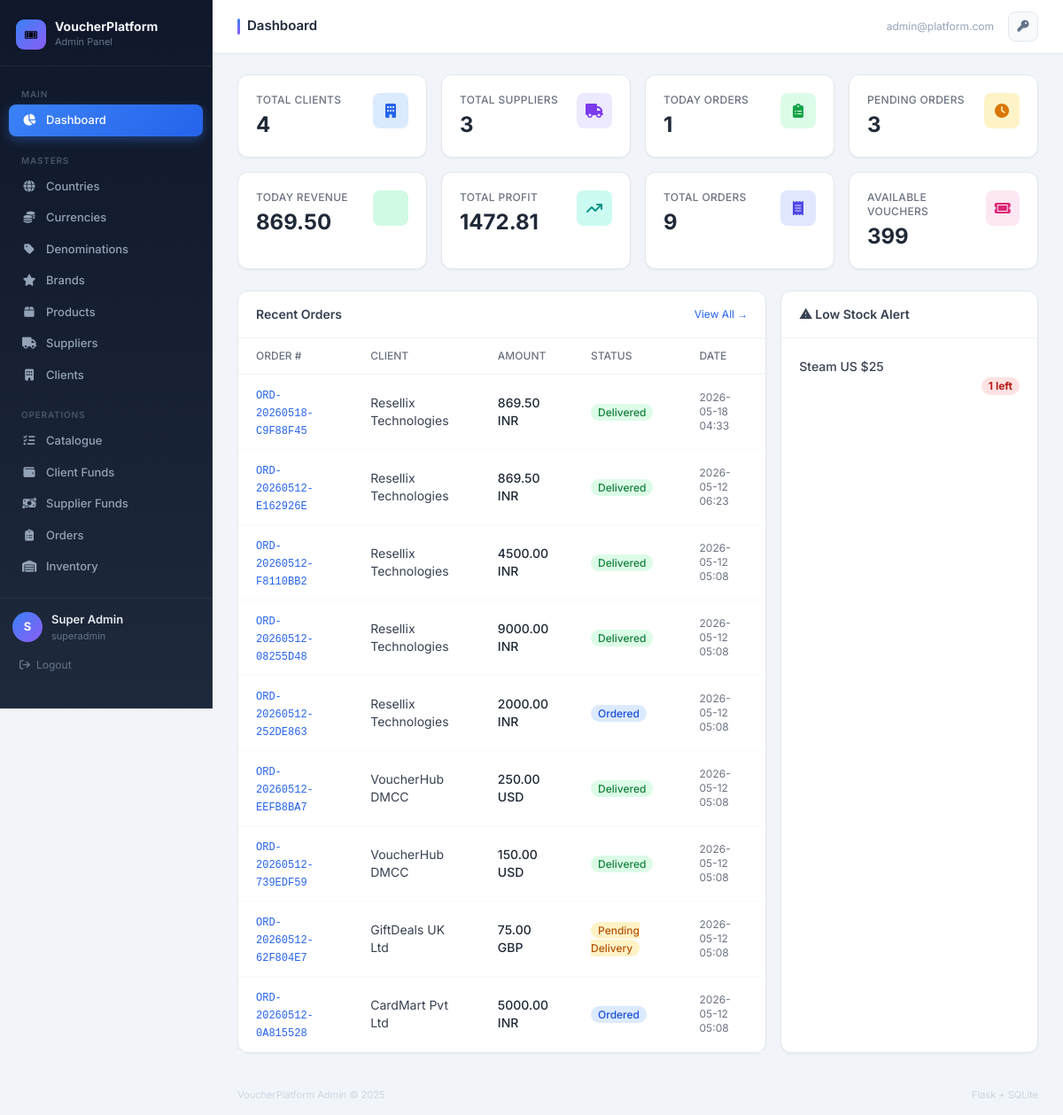
The page /admin/dashboard (signed in) on the database its author committed.
### tables this page shows
CREATE TABLE orders (
    id INTEGER PRIMARY KEY AUTOINCREMENT,
    order_number TEXT NOT NULL UNIQUE,
    client_id INTEGER NOT NULL,
    currency_id INTEGER NOT NULL,
    order_type TEXT NOT NULL CHECK(order_type IN ('api','manual','preorder')),
    status TEXT NOT NULL DEFAULT 'ordered' CHECK(status IN ('ordered','pending_delivery','delivered','failed','cancelled')),
    total_amount REAL NOT NULL,
    total_usd REAL,
    fx_rate_used REAL,
    fx_buffer_pct REAL,
    invoice_number TEXT,
    remarks TEXT,
    cancelled_by INTEGER,
    cancelled_at DATETIME,
    cancellation_reason TEXT,
    created_by INTEGER NOT NULL,
    created_at DATETIME DEFAULT CURRENT_TIMESTAMP,
    updated_at DATETIME DEFAULT CURRENT_TIMESTAMP,
    FOREIGN KEY (client_id) REFERENCES clients(id),
    FOREIGN KEY (currency_id) REFERENCES currencies(id),
    FOREIGN KEY (created_by) REFERENCES users(id)
);

CREATE TABLE clients (
    id INTEGER PRIMARY KEY AUTOINCREMENT,
    name TEXT NOT NULL UNIQUE,
    client_code TEXT NOT NULL UNIQUE,
    country_id INTEGER,
    address TEXT,
    email TEXT,
    phone TEXT,
    default_currency_id INTEGER,
    fx_buffer_pct REAL DEFAULT 1.0,
    credit_limit REAL DEFAULT 0,
    credit_enabled INTEGER DEFAULT 0,
    login_enabled INTEGER DEFAULT 0,
    is_active INTEGER DEFAULT 1,
    created_at DATETIME DEFAULT CURRENT_TIMESTAMP,
    updated_at DATETIME DEFAULT CURRENT_TIMESTAMP,
    FOREIGN KEY (country_id) REFERENCES countries(id),
    FOREIGN KEY (default_currency_id) REFERENCES currencies(id)
);

CREATE TABLE currencies (
    id INTEGER PRIMARY KEY AUTOINCREMENT,
    name TEXT NOT NULL,
    code TEXT NOT NULL UNIQUE,
    symbol TEXT NOT NULL,
    is_active INTEGER DEFAULT 1,
    created_at DATETIME DEFAULT CURRENT_TIMESTAMP,
    updated_at DATETIME DEFAULT CURRENT_TIMESTAMP
);

CREATE TABLE products (
    id INTEGER PRIMARY KEY AUTOINCREMENT,
    name TEXT NOT NULL UNIQUE,
    product_code TEXT NOT NULL UNIQUE,
    brand_id INTEGER NOT NULL,
    country_id INTEGER NOT NULL,
    currency_id INTEGER NOT NULL,
    denomination_id INTEGER NOT NULL,
    validity_days INTEGER,
    is_active INTEGER DEFAULT 1,
    created_at DATETIME DEFAULT CURRENT_TIMESTAMP,
    updated_at DATETIME DEFAULT CURRENT_TIMESTAMP,
    FOREIGN KEY (brand_id) REFERENCES brands(id),
    FOREIGN KEY (country_id) REFERENCES countries(id),
    FOREIGN KEY (currency_id) REFERENCES currencies(id),
    FOREIGN KEY (denomination_id) REFERENCES denominations(id)
);

### routes/admin.py (the view)
@admin_bp.route("/dashboard")
@login_required
@role_required("superadmin", "internal")
def dashboard():
    stats = {
        "total_clients": query_db("SELECT COUNT(*) as c FROM clients WHERE is_active=1", one=True)["c"],
        "total_suppliers": query_db("SELECT COUNT(*) as c FROM suppliers WHERE is_active=1", one=True)["c"],
        "total_orders": query_db("SELECT COUNT(*) as c FROM orders", one=True)["c"],
        "pending_orders": query_db("SELECT COUNT(*) as c FROM orders WHERE status='ordered' OR status='pending_delivery'", one=True)["c"],
        "today_orders": query_db("SELECT COUNT(*) as c FROM orders WHERE DATE(created_at)=DATE('now')", one=True)["c"],
        "today_revenue": query_db("SELECT SUM(total_amount) as s FROM orders WHERE DATE(created_at)=DATE('now') AND status!='cancelled'", one=True)["s"] or 0,
        "available_vouchers": query_db("SELECT COUNT(*) as c FROM voucher_codes WHERE status='available'", one=True)["c"],
        "total_profit": query_db("SELECT SUM(profit) as s FROM order_items WHERE status='delivered'", one=True)["s"] or 0,
    }
    recent_orders = query_db("""
        SELECT o.*, c.name as client_name, cu.code as currency_code
        FROM orders o JOIN clients c ON c.id=o.client_id JOIN currencies cu ON cu.id=o.currency_id
        ORDER BY o.created_at DESC LIMIT 10
    """)
    low_stock = query_db("""
        SELECT p.name, d.label, COUNT(*) as stock_count
        FROM voucher_codes vc
        JOIN products p ON p.id=vc.product_id
        JOIN denominations d ON d.id=vc.denomination_id
        WHERE vc.status='available'
        GROUP BY vc.product_id, vc.denomination_id
        HAVING stock_count < 10
        ORDER BY stock_count ASC LIMIT 10
    """)
    return render_template("admin/dashboard.html", stats=stats, recent_orders=recent_orders, low_stock=low_stock)

### templates/admin/dashboard.html (shortened to what this page needs)
{% extends "base_admin.html" %}
{% block page_title %}Dashboard{% endblock %}
{% block content %}
<div class="grid grid-cols-2 lg:grid-cols-4 gap-4 mb-6">
  {% for label, value, icon, color in cards %}
  <div class="bg-white rounded-xl border border-gray-200 p-5 shadow-sm">
    <div class="flex items-start justify-between">
      <div>
        <p class="text-gray-500 text-xs font-medium uppercase tracking-wide">{{ label }}</p>
        <p class="text-2xl font-bold text-gray-800 mt-1">{{ value }}</p>
      </div>
      <div class="w-10 h-10 rounded-lg bg-{{ color }}-100 flex items-center justify-center">
        <i class="fa {{ icon }} text-{{ color }}-600"></i>
      </div>
    </div>
  </div>
  {% endfor %}
</div>
<div class="grid grid-cols-1 lg:grid-cols-3 gap-4">
  <div class="lg:col-span-2 bg-white rounded-xl border border-gray-200 shadow-sm">
    <div class="px-5 py-4 border-b border-gray-100 flex items-center justify-between">
      <h3 class="font-semibold text-gray-700 text-sm">Recent Orders</h3>
      <a href="{{ url_for('orders_admin.orders_list') }}" class="text-blue-600 text-xs hover:underline">View All →</a>
    </div>
    <div class="overflow-x-auto">
      <table class="w-full text-sm">
        <thead>
          <tr class="border-b border-gray-100">
            <th class="px-5 py-3 text-left text-xs font-medium text-gray-500 uppercase">Order #</th>
            <th class="px-5 py-3 text-left text-xs font-medium text-gray-500 uppercase">Client</th>
            <th class="px-5 py-3 text-left text-xs font-medium text-gray-500 uppercase">Amount</th>
            <th class="px-5 py-3 text-left text-xs font-medium text-gray-500 uppercase">Status</th>
            <th class="px-5 py-3 text-left text-xs font-medium text-gray-500 uppercase">Date</th>
          </tr>
        </thead>
        <tbody>
          {% for o in recent_orders %}
          <tr class="border-b border-gray-50 hover:bg-gray-50 transition-colors">
            <td class="px-5 py-3">
              <a href="{{ url_for('orders_admin.order_detail', order_id=o.id) }}" class="text-blue-600 hover:underline font-mono text-xs">{{ o.order_number }}</a>
            </td>
            <td class="px-5 py-3 text-gray-700">{{ o.client_name }}</td>
            <td class="px-5 py-3 font-medium text-gray-800">{{ "%.2f"|format(o.total_amount) }} {{ o.currency_code }}</td>
            <td class="px-5 py-3">
              <span class="px-2 py-0.5 rounded-full text-xs font-medium
                {% if o.status=='delivered' %}bg-green-100 text-green-700
                {% elif o.status=='cancelled' %}bg-red-100 text-red-700
                {% elif o.status=='ordered' %}bg-blue-100 text-blue-700
                {% else %}bg-amber-100 text-amber-700{% endif %}">
                {{ o.status|replace('_',' ')|title }}
              </span>
            </td>
            <td class="px-5 py-3 text-gray-500 text-xs">{{ o.created_at[:16] }}</td>
          </tr>
          {% else %}
          <tr><td colspan="5" class="px-5 py-8 text-center text-gray-400 text-sm">No orders yet.</td></tr>
          {% endfor %}
        </tbody>
      </table>
    </div>
  </div>
  <div class="bg-white rounded-xl border border-gray-200 shadow-sm">
    <div class="px-5 py-4 border-b border-gray-100">
      <h3 class="font-semibold text-gray-700 text-sm">⚠ Low Stock Alert</h3>
    </div>
    <div class="px-5 py-3 divide-y divide-gray-50">
      {% for item in low_stock %}
      <div class="py-2.5">
        <p class="text-gray-700 text-sm font-medium truncate">{{ item.name }}</p>
        <div class="flex items-center justify-between mt-0.5">
          <span class="bg-red-100 text-red-700 text-xs font-bold px-2 py-0.5 rounded-full">{{ item.stock_count }} left</span>
        </div>
      </div>
      {% else %}
      <p class="py-4 text-gray-400 text-sm text-center">All stock levels are healthy ✓</p>
      {% endfor %}
    </div>
  </div>
</div>
{% endblock %}

### templates/base_admin.html (shortened to what this page needs)
<!DOCTYPE html>
<html lang="en">
<head>
  <script src="https://cdn.tailwindcss.com"></script>
  <link rel="stylesheet" href="https://cdnjs.cloudflare.com/ajax/libs/font-awesome/6.5.0/css/all.min.css"/>
</head>
<body style="background:#f1f5f9; min-height:100vh;">
<div style="display:flex; min-height:100vh;">
  <aside style="width:240px; background:linear-gradient(180deg,#0f172a 0%,#1e293b 100%); min-height:100vh; position:fixed; top:0; left:0; z-index:30; display:flex; flex-direction:column; border-right:1px solid rgba(255,255,255,.06);">
    <div style="padding:22px 18px 18px; border-bottom:1px solid rgba(255,255,255,.06);">
      <div style="display:flex; align-items:center; gap:10px;">
        <div style="width:34px; height:34px; background:linear-gradient(135deg,#3b82f6,#8b5cf6); border-radius:9px; display:flex; align-items:center; justify-content:center; font-size:16px; flex-shrink:0;">🎟</div>
        <div>
          <p style="color:#f1f5f9; font-weight:700; font-size:14px; line-height:1.2;">VoucherPlatform</p>
          <p style="color:#64748b; font-size:11px;">Admin Panel</p>
        </div>
      </div>
    </div>
    <nav style="padding:10px 10px; overflow-y:scroll !important; height: 75vh;">
      <p class="nav-section">Main</p>
      <a href="{{ url_for('admin.dashboard') }}" class="nav-item {% if request.endpoint=='admin.dashboard' %}active{% endif %}">
        <i class="fa fa-chart-pie icon"></i> Dashboard
      </a>
      <p class="nav-section" style="margin-top:6px;">Masters</p>
      <a href="{{ url_for('masters.countries') }}" class="nav-item {% if 'countries' in request.endpoint %}active{% endif %}">
        <i class="fa fa-globe icon"></i> Countries
      </a>
      <a href="{{ url_for('masters.currencies') }}" class="nav-item {% if 'currencies' in request.endpoint %}active{% endif %}">
        <i class="fa fa-coins icon"></i> Currencies
      </a>
      <a href="{{ url_for('masters.denominations') }}" class="nav-item {% if 'denominations' in request.endpoint %}active{% endif %}">
        <i class="fa fa-tag icon"></i> Denominations
      </a>
      <a href="{{ url_for('masters.brands') }}" class="nav-item {% if 'brands' in request.endpoint %}active{% endif %}">
        <i class="fa fa-star icon"></i> Brands
      </a>
      <a href="{{ url_for('masters.products') }}" class="nav-item {% if 'products' in request.endpoint %}active{% endif %}">
        <i class="fa fa-box icon"></i> Products
      </a>
      <a href="{{ url_for('masters.suppliers') }}" class="nav-item {% if 'suppliers' in request.endpoint %}active{% endif %}">
        <i class="fa fa-truck icon"></i> Suppliers
      </a>
      <a href="{{ url_for('masters.clients') }}" class="nav-item {% if 'clients' in request.endpoint %}active{% endif %}">
        <i class="fa fa-building icon"></i> Clients
      </a>
      <p class="nav-section" style="margin-top:6px;">Operations</p>
      <a href="{{ url_for('catalogue.catalogue_list') }}" class="nav-item {% if 'catalogue' in request.endpoint %}active{% endif %}">
        <i class="fa fa-list-check icon"></i> Catalogue
      </a>
      <a href="{{ url_for('funds.client_funds') }}" class="nav-item {% if request.endpoint=='funds.client_funds' %}active{% endif %}">
        <i class="fa fa-wallet icon"></i> Client Funds
      </a>
      <a href="{{ url_for('funds.supplier_funds') }}" class="nav-item {% if request.endpoint=='funds.supplier_funds' %}active{% endif %}">
        <i class="fa fa-money-bill-transfer icon"></i> Supplier Funds
      </a>
      <a href="{{ url_for('orders_admin.orders_list') }}" class="nav-item {% if 'orders' in request.endpoint %}active{% endif %}">
        <i class="fa fa-clipboard-list icon"></i> Orders
      </a>
      <a href="{{ url_for('inventory.inventory_list') }}" class="nav-item {% if 'inventory' in request.endpoint %}active{% endif %}">
        <i class="fa fa-warehouse icon"></i> Inventory
      </a>
      <p class="nav-section" style="margin-top:6px;">Analytics</p>
    </nav>
    <div style="padding:14px 14px; border-top:1px solid rgba(255,255,255,.06);">
      <div style="display:flex; align-items:center; gap:10px; margin-bottom:10px;">
        <div style="width:34px; height:34px; background:linear-gradient(135deg,#3b82f6,#8b5cf6); border-radius:50%; display:flex; align-items:center; justify-content:center; color:#fff; font-size:13px; font-weight:700; flex-shrink:0;">
          {{ (session.user_name or 'A')[0]|upper }}
        </div>
        <div style="min-width:0;">
          <p style="color:#e2e8f0; font-size:13px; font-weight:600; white-space:nowrap; overflow:hidden; text-overflow:ellipsis;">{{ session.user_name }}</p>
          <p style="color:#64748b; font-size:11px;">{{ session.user_type }}</p>
        </div>
      </div>
      <a href="{{ url_for('auth.logout') }}"
         style="display:flex; align-items:center; gap:7px; color:#64748b; font-size:12px; text-decoration:none; padding:6px 8px; border-radius:7px; transition:all .15s;"
         onmouseover="this.style.background='rgba(239,68,68,.12)'; this.style.color='#ef4444';"
         onmouseout="this.style.background='transparent'; this.style.color='#64748b';">
        <i class="fa fa-arrow-right-from-bracket"></i> Logout
      </a>
    </div>
  </aside>
  <div style="margin-left:240px; flex:1; display:flex; flex-direction:column; min-height:100vh;">
    <header style="background:#fff; border-bottom:1px solid #f1f5f9; padding:0 28px; height:60px; display:flex; align-items:center; justify-content:space-between; position:sticky; top:0; z-index:20; box-shadow:0 1px 4px rgba(0,0,0,.04);">
      <div style="display:flex; align-items:center; gap:8px;">
        <div style="width:3px; height:18px; background:linear-gradient(to bottom,#3b82f6,#8b5cf6); border-radius:2px;"></div>
        <h2 style="font-size:15px; font-weight:600; color:#1e293b;">{% block page_title %}{% endblock %}</h2>
      </div>
      <div style="display:flex; align-items:center; gap:16px;">
        <span style="font-size:12px; color:#94a3b8;">{{ session.user_email }}</span>
        <a href="{{ url_for('auth.change_password') }}"
           style="width:34px; height:34px; background:#f8fafc; border:1px solid #e2e8f0; border-radius:9px; display:flex; align-items:center; justify-content:center; color:#64748b; text-decoration:none; transition:all .15s;"
           title="Change Password"
           onmouseover="this.style.background='#eff6ff'; this.style.color='#3b82f6';"
           onmouseout="this.style.background='#f8fafc'; this.style.color='#64748b';">
          <i class="fa fa-key" style="font-size:13px;"></i>
        </a>
      </div>
    </header>
    <main style="flex:1; padding:24px 28px;">
      {% block content %}{% endblock %}
    </main>
    <footer style="padding:14px 28px; border-top:1px solid #f1f5f9; display:flex; align-items:center; justify-content:space-between;">
      <span style="font-size:11px; color:#cbd5e1;">VoucherPlatform Admin © 2025</span>
      <span style="font-size:11px; color:#cbd5e1;">Flask + SQLite</span>
    </footer>
  </div>
</div>
</body>
</html>

### rows shown on the page
orders: order_number "ORD-20260518-C9F88F45", client_name "Resellix Technologies", total_amount "869.50", currency_code "INR", status "Delivered", created_at "2026-05-18 04:33"
orders: order_number "ORD-20260512-E162926E", client_name "Resellix Technologies", total_amount "869.50", currency_code "INR", status "Delivered", created_at "2026-05-12 06:23"
orders: order_number "ORD-20260512-F8110BB2", client_name "Resellix Technologies", total_amount "4500.00", currency_code "INR", status "Delivered", created_at "2026-05-12 05:08"
orders: order_number "ORD-20260512-08255D48", client_name "Resellix Technologies", total_amount "9000.00", currency_code "INR", status "Delivered", created_at "2026-05-12 05:08"
orders: order_number "ORD-20260512-252DE863", client_name "Resellix Technologies", total_amount "2000.00", currency_code "INR", status "Ordered", created_at "2026-05-12 05:08"
orders: order_number "ORD-20260512-EEFB8BA7", client_name "VoucherHub DMCC", total_amount "250.00", currency_code "USD", status "Delivered", created_at "2026-05-12 05:08"
orders: order_number "ORD-20260512-739EDF59", client_name "VoucherHub DMCC", total_amount "150.00", currency_code "USD", status "Delivered", created_at "2026-05-12 05:08"
orders: order_number "ORD-20260512-62F804E7", client_name "GiftDeals UK Ltd", total_amount "75.00", currency_code "GBP", status "Pending Delivery", created_at "2026-05-12 05:08"
orders: order_number "ORD-20260512-0A815528", client_name "CardMart Pvt Ltd", total_amount "5000.00", currency_code "INR", status "Ordered", created_at "2026-05-12 05:08"
products: name "Steam US $25", stock_count "1"

### other values the page prints
{{ (session.user_name or 'A')[0]|upper }} "S"
{{ session.user_name }} "Super Admin"
{{ session.user_type }} "superadmin"
{{ session.user_email }} "admin@platform.com"
{{ label }} "TOTAL CLIENTS" "TOTAL SUPPLIERS" "TODAY ORDERS" "PENDING ORDERS" "TODAY REVENUE" "TOTAL PROFIT" "TOTAL ORDERS" "AVAILABLE VOUCHERS"
{{ value }} "4" "3" "1" "3" "869.50" "1472.81" "9" "399"
